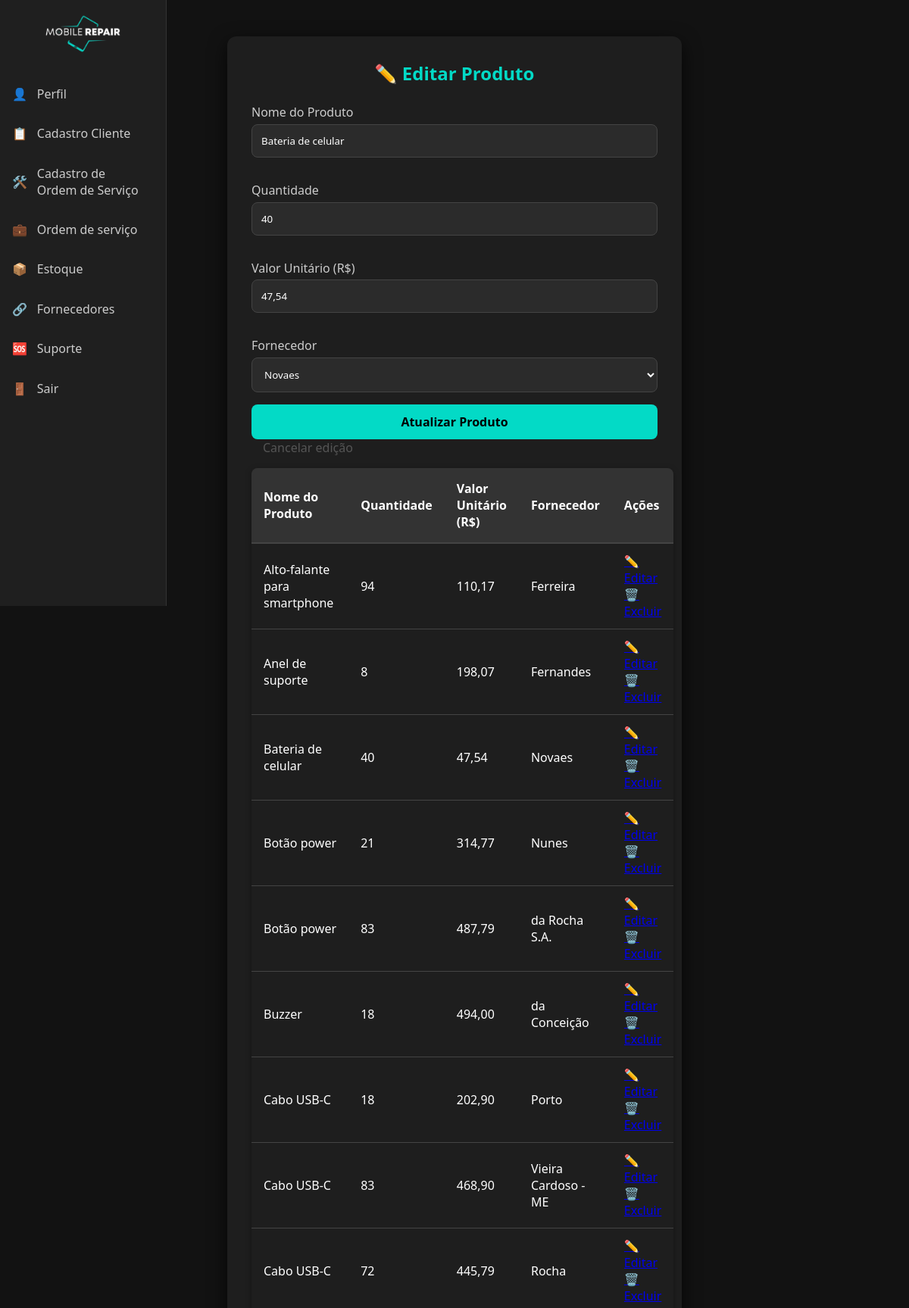
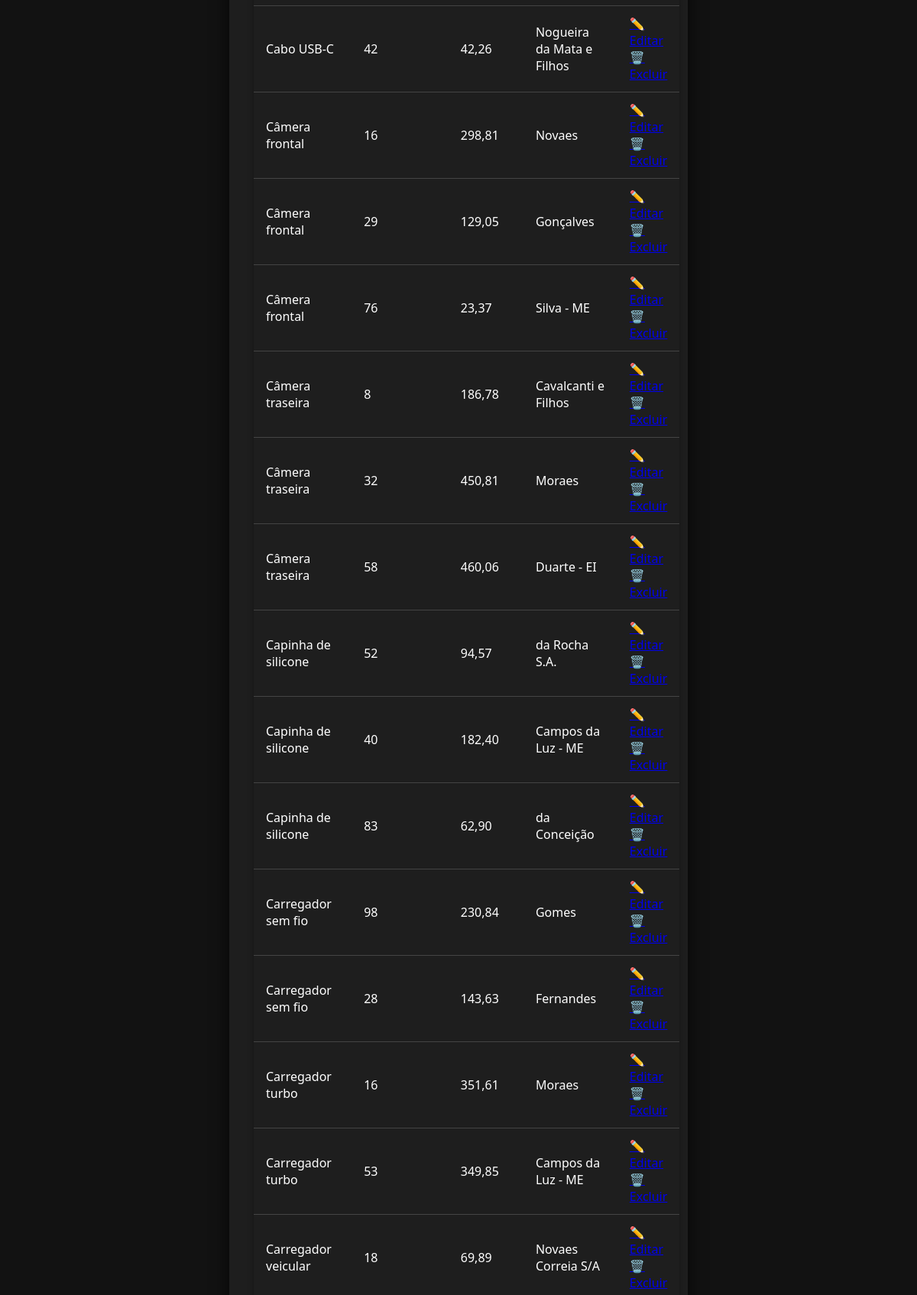
Page /estoque.php?editar=5 (signed in, upper part) on the committed database (2 pictures, top to bottom).
### tables this page shows
CREATE TABLE `produto` (
  `id_produto` int(11) NOT NULL,
  `nome_produto` varchar(100) DEFAULT NULL,
  `valor` decimal(10,2) DEFAULT NULL,
  `idfornecedor` int(11) DEFAULT NULL,
  `idestoque` int(11) DEFAULT NULL
);

CREATE TABLE `estoque` (
  `id_estoque` int(11) NOT NULL AUTO_INCREMENT,
  `quantidade` int(11) DEFAULT NULL,
  PRIMARY KEY (`id_estoque`)
);

CREATE TABLE `fornecedor` (
  `id_fornecedor` int(11) NOT NULL,
  `nome_fornecedor` varchar(100) DEFAULT NULL,
  `telefone` varchar(20) DEFAULT NULL,
  `email` varchar(100) DEFAULT NULL
);

### estoque.php (the view, shortened to what this page needs)
<?php
require_once 'conexao.php';
$modoEdicao = false;
$editarProduto = null;
function buscarProdutos($pdo) {
    $sql = "SELECT p.id_produto, p.nome_produto, p.valor, f.nome_fornecedor, p.idfornecedor, e.quantidade, p.idestoque
            FROM produto p
            LEFT JOIN fornecedor f ON p.idfornecedor = f.id_fornecedor
            LEFT JOIN estoque e ON p.idestoque = e.id_estoque
            ORDER BY p.nome_produto";
    $stmt = $pdo->query($sql);
    return $stmt->fetchAll(PDO::FETCH_ASSOC);
}
try {
    $stmt = $pdo->query("SELECT id_fornecedor, nome_fornecedor FROM fornecedor ORDER BY nome_fornecedor");
    $fornecedores = $stmt->fetchAll(PDO::FETCH_ASSOC);
} catch (PDOException $e) {
    $fornecedores = [];
    $mensagem = "Erro ao buscar fornecedores: " . $e->getMessage();
}
if (isset($_GET['editar'])) {
    $idEditar = intval($_GET['editar']);
    $stmt = $pdo->prepare("SELECT p.id_produto, p.nome_produto, p.valor, p.idfornecedor, e.quantidade, p.idestoque
                           FROM produto p
                           LEFT JOIN estoque e ON p.idestoque = e.id_estoque
                           WHERE p.id_produto = ?");
    $stmt->execute([$idEditar]);
    $editarProduto = $stmt->fetch(PDO::FETCH_ASSOC);
    if ($editarProduto) {
        $modoEdicao = true;
    } else {
        $mensagem = "Produto para edição não encontrado.";
    }
}
$produtos = buscarProdutos($pdo);
$menus = [
    'Gerente' => [
        ['href' => 'dashboard.php', 'icon' => '👤', 'text' => 'Perfil'],
        ['href' => 'cadastro-cliente.php', 'icon' => '📋', 'text' => 'Cadastro Cliente'],
        ['href' => 'cadastro-ordem_serv.php', 'icon' => '🛠️', 'text' => 'Cadastro de<br>Ordem de Serviço'],
        ['href' => 'ordem_serv.php', 'icon' => '💼', 'text' => 'Ordem de serviço'],
        ['href' => 'relatorio.php', 'icon' => '📊', 'text' => 'Relatórios'],
        ['href' => 'estoque.php', 'icon' => '📦', 'text' => 'Estoque'],
        ['href' => 'usuarios.php', 'icon' => '👥', 'text' => 'Usuários'],
        ['href' => 'fornecedor.php', 'icon' => '🔗', 'text' => 'Fornecedores'],
        ['href' => 'suporte.php', 'icon' => '🆘', 'text' => 'Suporte'],
        ['href' => 'logout.php', 'icon' => '🚪', 'text' => 'Sair']
    ],
    'Atendente' => [
        ['href' => 'dashboard.php', 'icon' => '👤', 'text' => 'Perfil'],
        ['href' => 'cadastro-cliente.php', 'icon' => '📋', 'text' => 'Cadastro Cliente'],
        ['href' => 'cadastro-ordem_serv.php', 'icon' => '🛠️', 'text' => 'Cadastro de<br>Ordem de Serviço'],
        ['href' => 'ordem_serv.php', 'icon' => '💼', 'text' => 'Ordem de serviço'],
        ['href' => 'estoque.php', 'icon' => '📦', 'text' => 'Estoque'],
        ['href' => 'fornecedor.php', 'icon' => '🔗', 'text' => 'Fornecedores'],
        ['href' => 'suporte.php', 'icon' => '🆘', 'text' => 'Suporte'],
        ['href' => 'logout.php', 'icon' => '🚪', 'text' => 'Sair']
    ],
    'Tecnico' => [
        ['href' => 'dashboard.php', 'icon' => '👤', 'text' => 'Perfil'],
        ['href' => 'ordem_serv.php', 'icon' => '💼', 'text' => 'Ordem de serviço'],
        ['href' => 'suporte.php', 'icon' => '🆘', 'text' => 'Suporte'],
        ['href' => 'logout.php', 'icon' => '🚪', 'text' => 'Sair']
    ],
];
$menuItems = $_SESSION['cargo'] && isset($menus[$_SESSION['cargo']]) ? $menus[$_SESSION['cargo']] : [];
?>
<!DOCTYPE html>
<html lang="pt-br">
<head>
  <link rel="stylesheet" href="css/sidebar.css" />
  <link rel="stylesheet" href="css/estoque.css" />
  <link rel="stylesheet" href="css/form.css" />
</head>
<body>
<nav class="sidebar">
    <div class="logo">
      <img src="img/logo.png" alt="Logo do sistema">
    </div>
    <ul class="menu">
      <?php foreach ($menuItems as $item): ?>
        <li><a href="<?php echo $item['href']; ?>"><?php echo $item['icon']; ?> <span><?php echo $item['text']; ?></span></a></li>
      <?php endforeach; ?>
    </ul>
  </nav>
  <div class="form-container">
    <h2><?= $modoEdicao ? "✏️ Editar Produto" : "➕ Cadastrar Produto" ?></h2>
    <form method="POST" action="estoque.php">
      <label for="produto">Nome do Produto</label>
      <input type="text" id="produto" name="produto" placeholder="Ex: Tela Samsung A10" required
        value="<?= $modoEdicao ? htmlspecialchars($editarProduto['nome_produto']) : '' ?>" />
      <label for="quantidade">Quantidade</label>
      <input type="number" id="quantidade" name="quantidade" min="0" required
        value="<?= $modoEdicao ? htmlspecialchars($editarProduto['quantidade']) : '' ?>" />
      <label for="valor">Valor Unitário (R$)</label>
      <input type="text" id="valor" name="valor" placeholder="Ex: 120.50" required
        value="<?= $modoEdicao ? htmlspecialchars(number_format($editarProduto['valor'], 2, ',', '.')) : '' ?>" />
      <label for="fornecedor">Fornecedor</label>
      <select id="fornecedor" name="fornecedor" required>
        <?php foreach ($fornecedores as $forn): ?>
          <option value="<?= $forn['id_fornecedor'] ?>"
            <?= ($modoEdicao && $forn['id_fornecedor'] == $editarProduto['idfornecedor']) ? 'selected' : '' ?>>
            <?= htmlspecialchars($forn['nome_fornecedor']) ?>
          </option>
        <?php endforeach; ?>
      </select>
      <button type="submit"><?= $modoEdicao ? "Atualizar Produto" : "Cadastrar Produto" ?></button>
      <?php if ($modoEdicao): ?>
        <a href="estoque.php" style="margin-left: 15px; color: #555; text-decoration:none;">Cancelar edição</a>
      <?php endif; ?>
    </form>
    <table>
      <thead>
        <tr>
          <th>Nome do Produto</th>
          <th>Quantidade</th>
          <th>Valor Unitário (R$)</th>
          <th>Fornecedor</th>
          <th>Ações</th>
        </tr>
      </thead>
      <tbody>
        <?php if (count($produtos) === 0): ?>
          <tr><td colspan="5">Nenhum produto cadastrado.</td></tr>
        <?php else: ?>
          <?php foreach ($produtos as $prod): ?>
            <tr>
              <td><?= htmlspecialchars($prod['nome_produto']) ?></td>
              <td><?= intval($prod['quantidade']) ?></td>
              <td><?= number_format($prod['valor'], 2, ',', '.') ?></td>
              <td><?= htmlspecialchars($prod['nome_fornecedor'] ?? '-') ?></td>
              <td>
                <a href="estoque.php?editar=<?= $prod['id_produto'] ?>" class="acao-btn editar">✏️ Editar</a>
                <a href="javascript:void(0)" class="acao-btn excluir" onclick="confirmarExclusao(<?= $prod['id_produto'] ?>, '<?= addslashes($prod['nome_produto']) ?>')">🗑️ Excluir</a>
              </td>
            </tr>
          <?php endforeach; ?>
        <?php endif; ?>
      </tbody>
    </table>
  </div>
</body>
</html>

### css/sidebar.css (style rules this page uses)
.sidebar { position: fixed; top: 0; left: 0; width: 70px; height: 100vh; background-color: #1f1f1f; border-right: 1px solid #333; overflow: hidden; transition: width 0.3s ease; z-index: 1000; }
.sidebar .logo { padding: 1.2rem; text-align: center; }
.sidebar .logo img { width: 50px; transition: width 0.3s; }
.sidebar .menu { list-style: none; padding-top: -1rem; padding-left: 0; padding-right: 0; }
.sidebar .menu li { margin: 0.3rem 0; }
.sidebar .menu li a { display: flex; align-items: center; gap: 0.8rem; text-decoration: none; color: #ccc; padding: 0.8rem 1rem; border-radius: 6px; transition: background-color 0.3s, color 0.3s; white-space: nowrap; overflow: hidden; position: relative; }
.sidebar .menu li a span { opacity: 0; visibility: hidden; transition: opacity 0.3s ease; }

### css/estoque.css (style rules this page uses)
table { width: 100%; border-collapse: collapse; margin-top: 1rem; background-color: #1e1e1e; color: #fff; border-radius: 8px; overflow: hidden; box-shadow: 0 2px 8px rgba(0,0,0,0.3); }
thead { background-color: #333; }
thead th { padding: 1rem; text-align: left; font-weight: bold; border-bottom: 2px solid #444; }
tbody td { padding: 0.75rem 1rem; border-bottom: 1px solid #444; }

### css/form.css (style rules this page uses)
* { margin: 0; padding: 0; box-sizing: border-box; font-family: 'Segoe UI', Tahoma, Geneva, Verdana, sans-serif; }
body { background-color: #121212; color: #e0e0e0; min-height: 100vh; }
.form-container { background-color: #1e1e1e; padding: 2rem; border-radius: 12px; box-shadow: 0 8px 24px rgba(0, 0, 0, 0.7); width: 100%; max-width: 600px; margin: 3rem auto; animation: fadeIn 0.5s ease-in-out; }
h2 { margin-bottom: 1.5rem; color: #03dac6; text-align: center; }
form label { display: block; margin-top: 1rem; margin-bottom: 0.3rem; color: #ccc; }
input, textarea, select { width: 100%; padding: 0.75rem; border: 1px solid #444; border-radius: 8px; background-color: #2b2b2b; color: #fff; margin-bottom: 1rem; }
button { width: 100%; padding: 0.75rem; background-color: #03dac6; color: #000; font-weight: bold; border: none; border-radius: 8px; font-size: 1rem; cursor: pointer; transition: background-color 0.3s ease; }

### rows in the picture
produto: produto "Bateria de celular", quantidade "40", valor "47,54", fornecedor "Novaes", nome_produto "Bateria de celular", idestoque.quantidade "40", idfornecedor.nome_fornecedor "Novaes"
produto: nome_produto "Alto-falante para smartphone", idestoque.quantidade "94", valor "110,17", idfornecedor.nome_fornecedor "Ferreira"
produto: nome_produto "Anel de suporte", idestoque.quantidade "8", valor "198,07", idfornecedor.nome_fornecedor "Fernandes"
produto: nome_produto "Botão power", idestoque.quantidade "21", valor "314,77", idfornecedor.nome_fornecedor "Nunes"
produto: nome_produto "Botão power", idestoque.quantidade "83", valor "487,79", idfornecedor.nome_fornecedor "da Rocha S.A."
produto: nome_produto "Buzzer", idestoque.quantidade "18", valor "494,00", idfornecedor.nome_fornecedor "da Conceição"
produto: nome_produto "Cabo USB-C", idestoque.quantidade "18", valor "202,90", idfornecedor.nome_fornecedor "Porto"
produto: nome_produto "Cabo USB-C", idestoque.quantidade "83", valor "468,90", idfornecedor.nome_fornecedor "Vieira Cardoso - ME"
produto: nome_produto "Cabo USB-C", idestoque.quantidade "72", valor "445,79", idfornecedor.nome_fornecedor "Rocha"
produto: nome_produto "Cabo USB-C", idestoque.quantidade "42", valor "42,26", idfornecedor.nome_fornecedor "Nogueira da Mata e Filhos"
produto: nome_produto "Câmera frontal", idestoque.quantidade "16", valor "298,81", idfornecedor.nome_fornecedor "Novaes"
produto: nome_produto "Câmera frontal", idestoque.quantidade "29", valor "129,05", idfornecedor.nome_fornecedor "Gonçalves"
produto: nome_produto "Câmera frontal", idestoque.quantidade "76", valor "23,37", idfornecedor.nome_fornecedor "Silva - ME"
produto: nome_produto "Câmera traseira", idestoque.quantidade "8", valor "186,78", idfornecedor.nome_fornecedor "Cavalcanti e Filhos"
produto: nome_produto "Câmera traseira", idestoque.quantidade "32", valor "450,81", idfornecedor.nome_fornecedor "Moraes"
produto: nome_produto "Câmera traseira", idestoque.quantidade "58", valor "460,06", idfornecedor.nome_fornecedor "Duarte - EI"
produto: nome_produto "Capinha de silicone", idestoque.quantidade "52", valor "94,57", idfornecedor.nome_fornecedor "da Rocha S.A."
produto: nome_produto "Capinha de silicone", idestoque.quantidade "40", valor "182,40", idfornecedor.nome_fornecedor "Campos da Luz - ME"
produto: nome_produto "Capinha de silicone", idestoque.quantidade "83", valor "62,90", idfornecedor.nome_fornecedor "da Conceição"
produto: nome_produto "Carregador sem fio", idestoque.quantidade "98", valor "230,84", idfornecedor.nome_fornecedor "Gomes"
produto: nome_produto "Carregador sem fio", idestoque.quantidade "28", valor "143,63", idfornecedor.nome_fornecedor "Fernandes"
produto: nome_produto "Carregador turbo", idestoque.quantidade "16", valor "351,61", idfornecedor.nome_fornecedor "Moraes"
produto: nome_produto "Carregador turbo", idestoque.quantidade "53", valor "349,85", idfornecedor.nome_fornecedor "Campos da Luz - ME"
produto: nome_produto "Carregador veicular", idestoque.quantidade "18", valor "69,89", idfornecedor.nome_fornecedor "Novaes Correia S/A"

### other values in the picture
$item['icon'] "👤"
$item['text'] "Perfil"
$item['icon'] "📋"
$item['text'] "Cadastro Cliente"
$item['icon'] "🛠️"
$item['text'] "Cadastro de Ordem de Serviço"
$item['icon'] "💼"
$item['text'] "Ordem de serviço"
$item['icon'] "📦"
$item['text'] "Estoque"
$item['icon'] "🔗"
$item['text'] "Fornecedores"
$item['icon'] "🆘"
$item['text'] "Suporte"
$item['icon'] "🚪"
